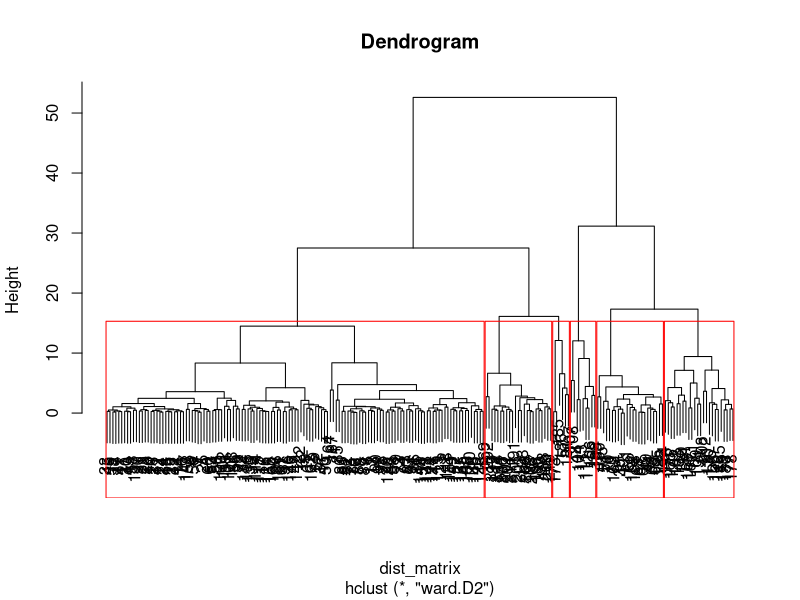
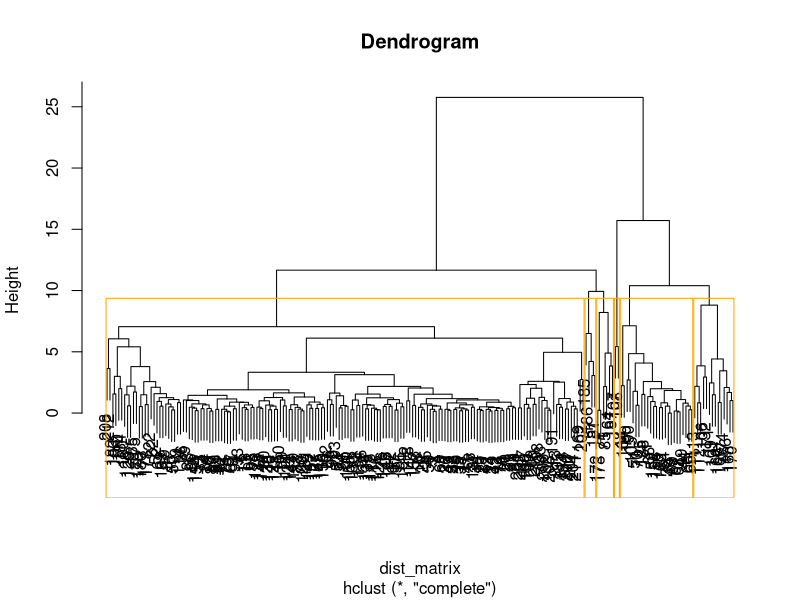
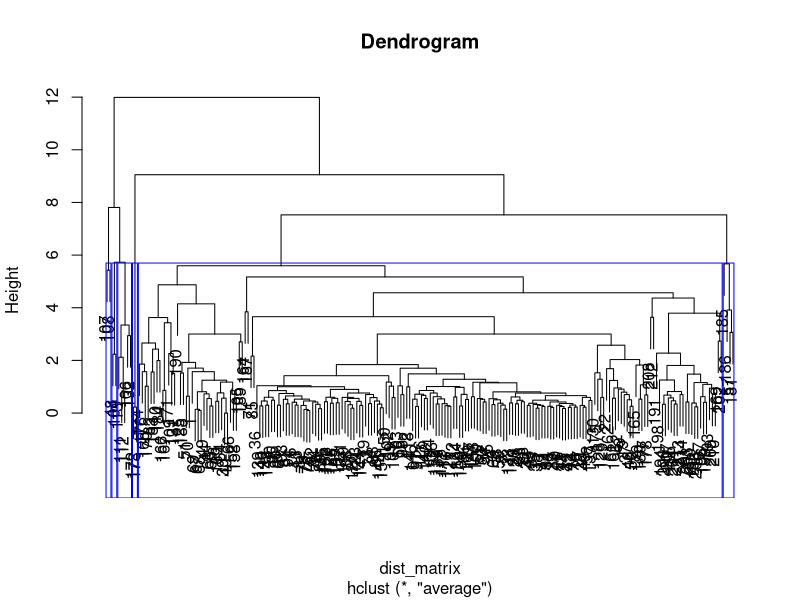
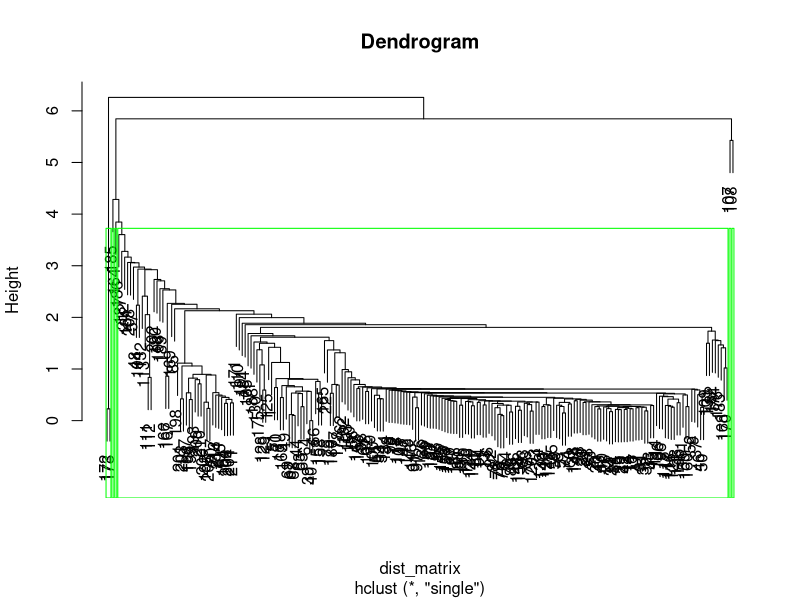
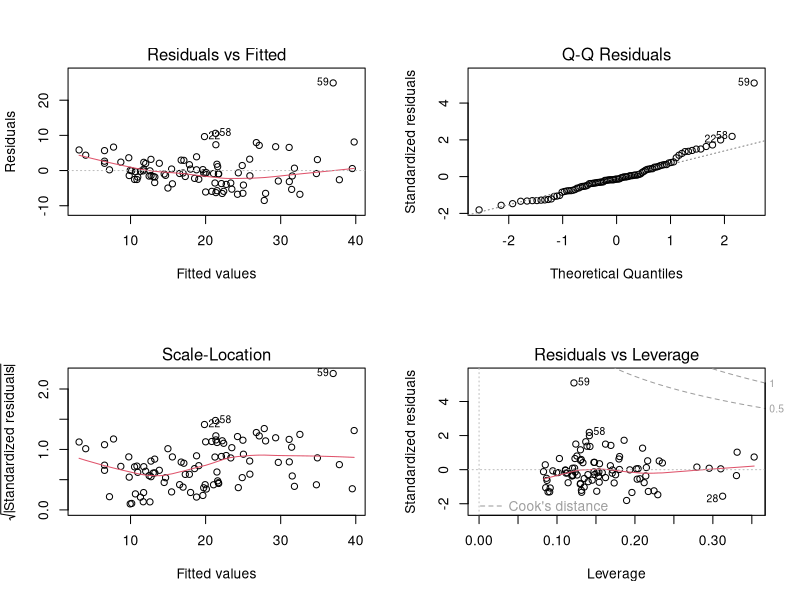
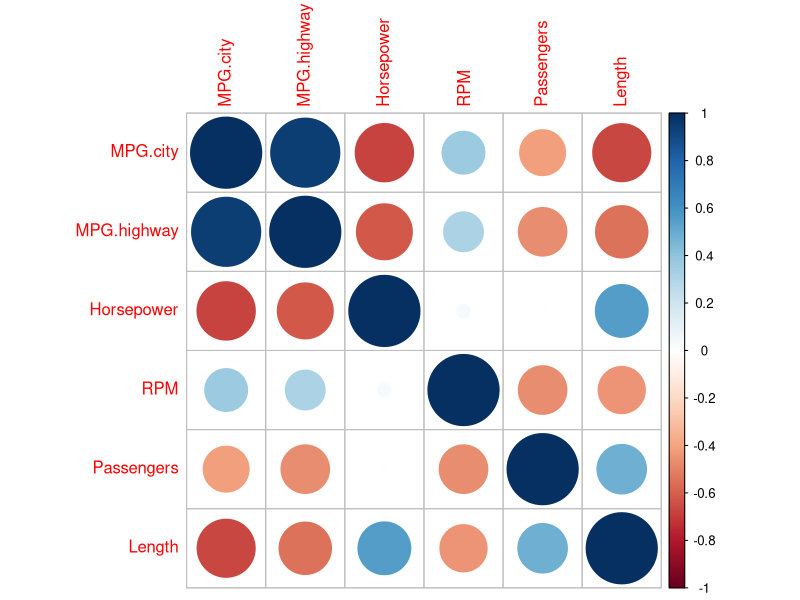
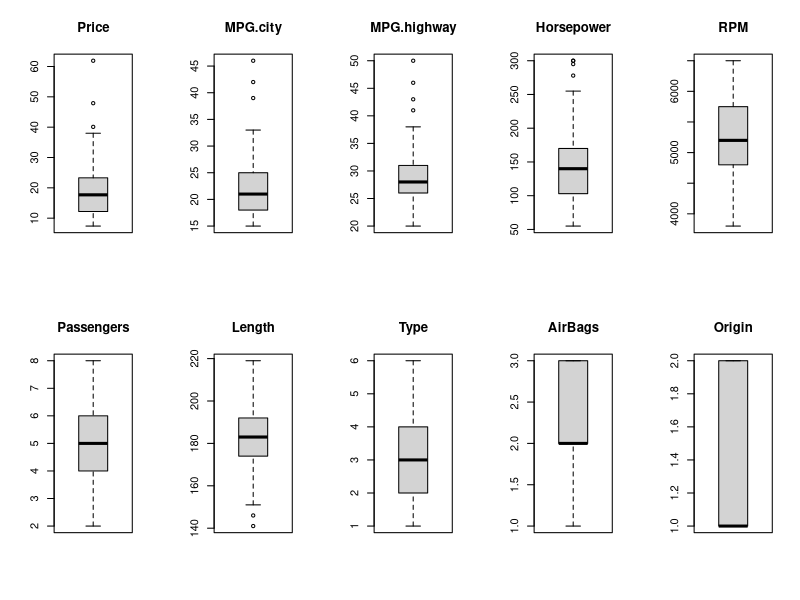
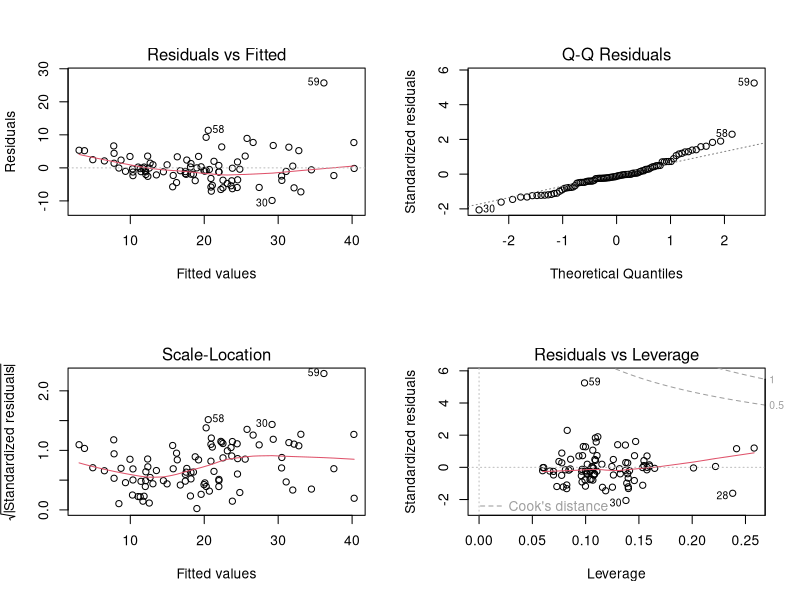

The R source for these figures, in order:
rm(list=ls())

# Shlukova analýza
## Použijte číselné proměnné z datovéhosouboru fgl z knihovny MASS.
library(MASS)
data("fgl")
help(fgl)

# Hierarchické shlukování
dist_matrix <- dist(fgl[, -10]) # Vypočítání vzdálenostní matice (bez posledního sloupce)

## Wardova metoda
hc.ward <- hclust(dist_matrix, method = "ward.D2")
plot(hc.ward, main = "Dendrogram")
rect.hclust(hc.ward, k = 6, border = "red") # Zvýraznění 6 shluků
clusters.ward <- cutree(hc.ward, k = 6)
table(clusters.ward, fgl$type) # Porovnání s původními typy

## Complete linkage
hc.complete <- hclust(dist_matrix, method = "complete")
plot(hc.complete, main = "Dendrogram")
rect.hclust(hc.complete, k = 6, border = "orange") # Zvýraznění 6 shluků
clusters.comp <- cutree(hc.complete, k = 6)
table(clusters.comp, fgl$type) # Porovnání s původními typy
  # mimo

## Average linkage
hc.average <- hclust(dist_matrix, method = "average")
plot(hc.average, main = "Dendrogram")
rect.hclust(hc.average, k = 6, border = "blue") # Zvýraznění 6 shluků
clusters.avg <- cutree(hc.average, k = 6)
table(clusters.avg, fgl$type) # Porovnání s původními typy
  # uplně mimo

## Single linkage
hc.single <- hclust(dist_matrix, method = "single")
plot(hc.single, main = "Dendrogram")
rect.hclust(hc.single, k = 6, border = "green") # Zvýraznění 6 shluků
clusters.single <- cutree(hc.single, k = 6)
table(clusters.single, fgl$type) # Porovnání s původními typy
  # uplně mimo




# K-means shlukování
km <- kmeans(fgl[, -10], centers = 6, nstart = 25)
table(km$cluster, fgl$type) # Porovnání s původními typy

# standardizace dat
fgl_scaled <- scale(fgl[, -10])
km_scaled <- kmeans(fgl_scaled, centers = 6, nstart = 25)
table(km_scaled$cluster, fgl$type) # Porovnání s původními typy


##############################x

# Lineární regrese
## V datovém souboru Cars93 z knihovny MASS zjistěte, na čem závisí cena vozu (proměnná Price).
## Uvažujte pouze proměnné Type, MPG.city, MPG.highway, AirBags, Horsepower, RPM, Passengers, Length a Origin
library(car)


data("Cars93")
help(Cars93)

lm1 <- lm(Price ~ Type + MPG.city + MPG.highway + AirBags + Horsepower + RPM + Passengers + Length + Origin, data = Cars93)
summary(lm1)
Anova(lm1)
# Význemné proměnné jsou: AirBags, Horsepower a Origin



par(mfrow=c(2,2))
plot(lm1)
par(mfrow=c(1,1))

# Testování normality reziduí
shapiro.test(lm1$residuals) # p < 0,05 -> nejsou normálně rozdělené

# Testování homoskedasticity
ncvTest(lm1) # p < 0.05 -> heteroskedasticita (nemáme konstantní rozptyl)

# Testování multikolinearity
cor(Cars93[, c("MPG.city", "MPG.highway", "Horsepower", "RPM", "Passengers", "Length")])

# Vysoká korelace mezi MPG.city a MPG.highway
corrplot::corrplot(cor(Cars93[, c("MPG.city", "MPG.highway", "Horsepower", "RPM", "Passengers", "Length")]), method = "circle")

# Boxplot jednotlitvhy promennych
par(mfrow=c(2,5))
boxplot(Cars93$Price, main="Price")
boxplot(Cars93$MPG.city, main="MPG.city")
boxplot(Cars93$MPG.highway, main="MPG.highway")
boxplot(Cars93$Horsepower, main="Horsepower")
boxplot(Cars93$RPM, main="RPM")
boxplot(Cars93$Passengers, main="Passengers")
boxplot(Cars93$Length, main="Length")
boxplot(Cars93$Type, main="Type")
boxplot(Cars93$AirBags, main="AirBags")
boxplot(Cars93$Origin, main="Origin")
par(mfrow=c(1,1))


# Kroková regrese
lm.step <- step(lm1)
summary(lm.step)

par(mfrow=c(2,2))
plot(lm.step)
par(mfrow=c(1,1))

shapiro.test(lm.step$residuals)
ncvTest(lm.step)
